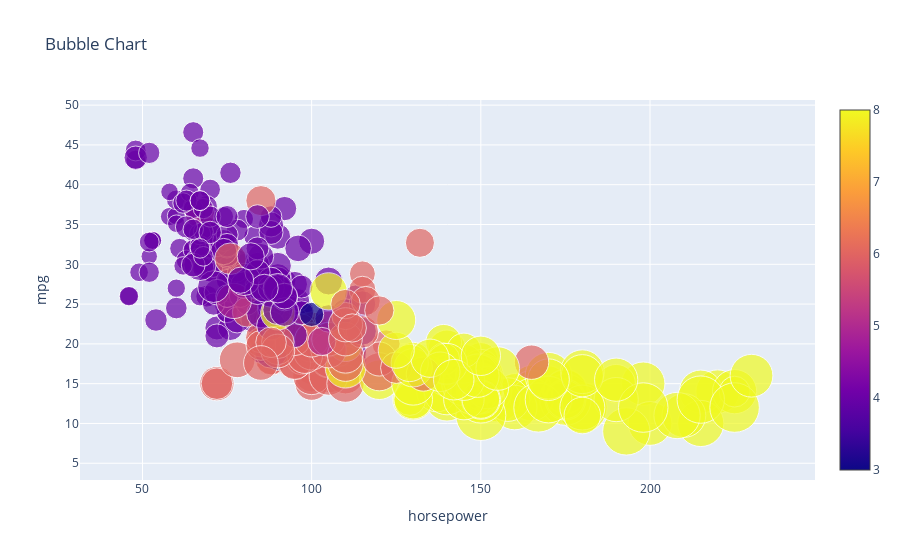

The code cell stored with this chart in its notebook:
### Code cell
layout = go.Layout(title="Bubble Chart", 
                   xaxis=dict(title="horsepower"), 
                   yaxis=dict(title="mpg"),
                   hovermode="closest",
                   height=600)
fig = go.Figure(data=data, layout=layout)
pyo.iplot(fig)

### Figure 1 — Plotly figure (JSON) as saved in the notebook; plotly's stock layout.template omitted (floating-point values rounded to 4 significant figures; data arrays with more than 128 entries replaced by an {"elided": "..."} marker saying what was removed)
{"data": [{"marker": {"color": {"elided": "392 int values"}, "showscale": true, "size": {"elided": "392 float values"}}, "mode": "markers", "text": {"elided": "392 str values"}, "type": "scatter", "x": {"elided": "392 int values"}, "y": {"elided": "392 float values"}}], "layout": {"autosize": true, "hovermode": "closest", "title": {"text": "Bubble Chart"}, "xaxis": {"autorange": true, "range": [32.85, 246.1], "title": {"text": "horsepower"}, "type": "linear"}, "yaxis": {"autorange": true, "range": [3.328, 50.43], "title": {"text": "mpg"}, "type": "linear"}}}
